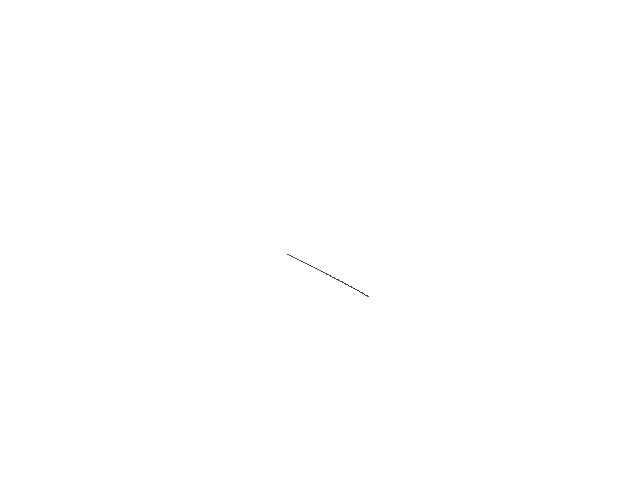
Frame 1 (no input)
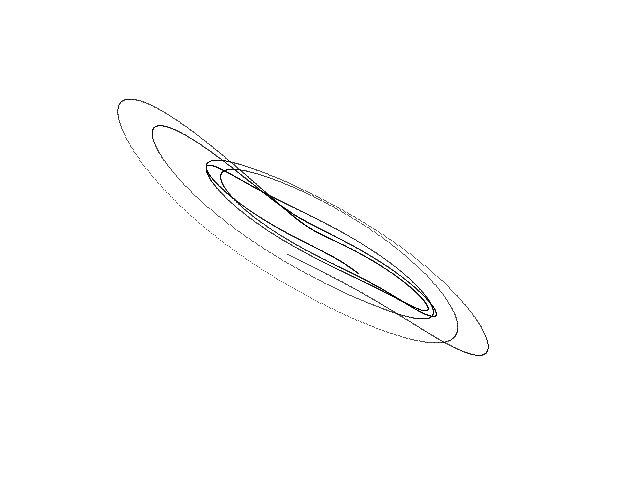
Frame 60 (the mouse pressed at the canvas centre just before this capture)
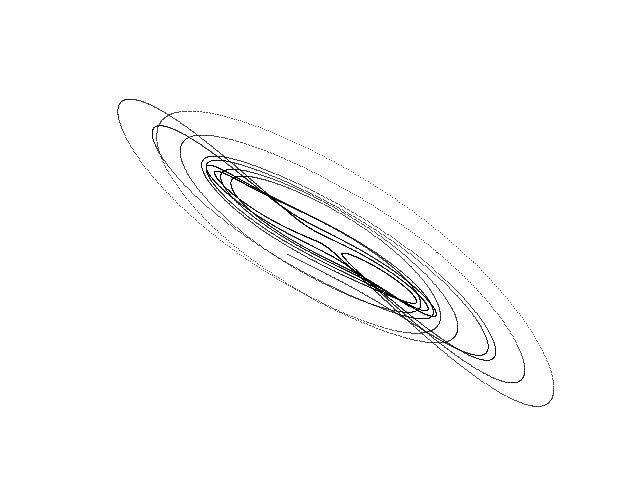
Frame 120 (the mouse held since frame 60 and released just before this capture)

The Processing sketch that drew these frames (run headless with seeded random() and noise(); from frame 60 on, the mouse is pressed at the canvas centre):

// Processing sketch: Chen
// ── Chen.pde
// Chen chaotic attractor //

  float x = -3.0;
  float y = 2.0;
  float z = 20.0;
  float dt = 0.0005;
  float a = 35.0;
  float b = 2.666;
  float c = 28.0;


void setup() {
  
  size(640, 480);
  background(255);
  
}

void draw() {
  
  for (int i=0; i<100; i++) {
    
    float nx = x;
    float ny = y;
    float nz = z;
        
    x = nx + dt * (a * (ny - nx));
    y = ny + dt * ((c - a) * nx - nx * nz + c * ny);
    z = nz + dt * (nx * ny - b * nz);
  
    point(320 + (11 * x), 240 + (7 * y));
        
  }

}
